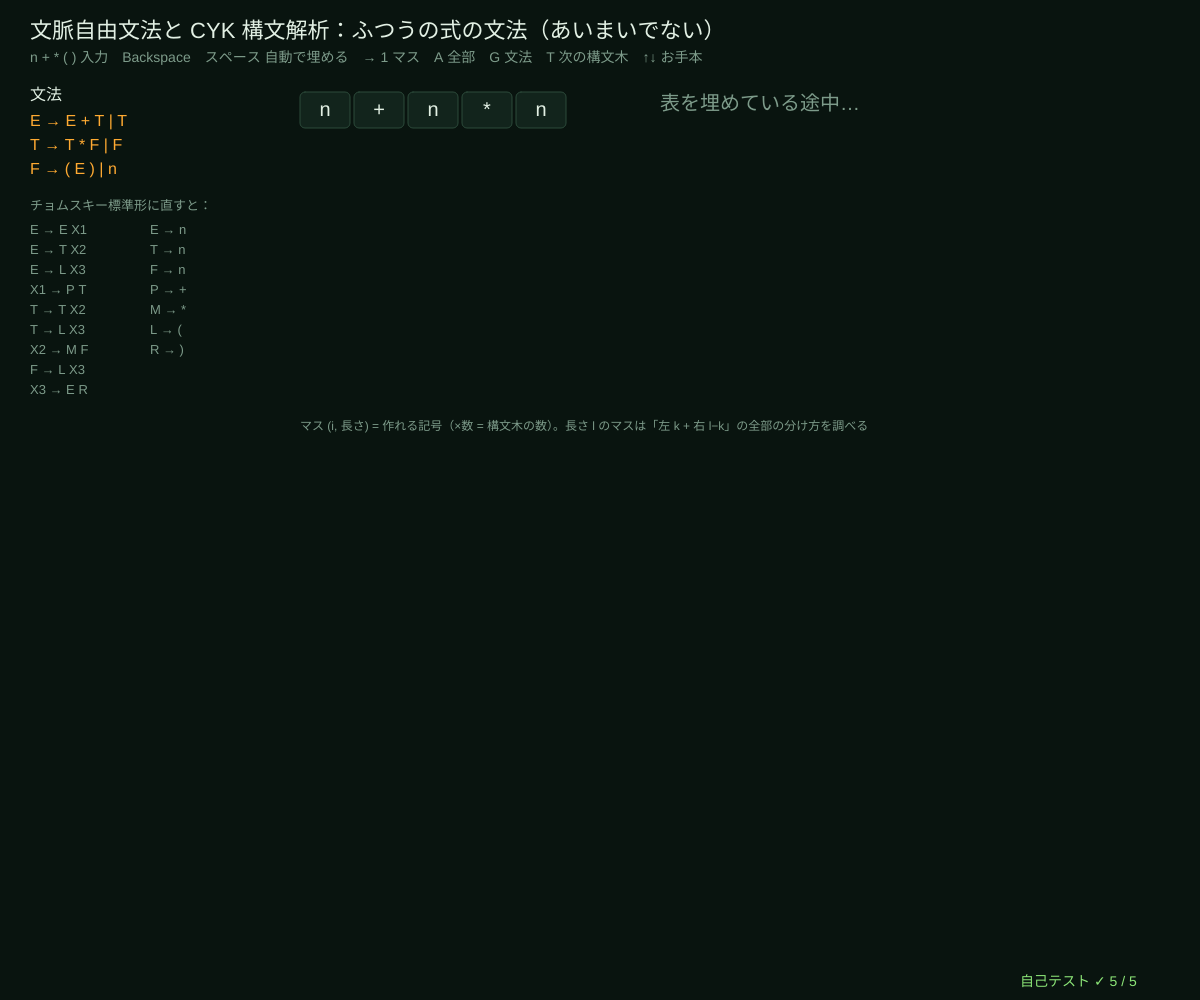
Frame 1 (no input)
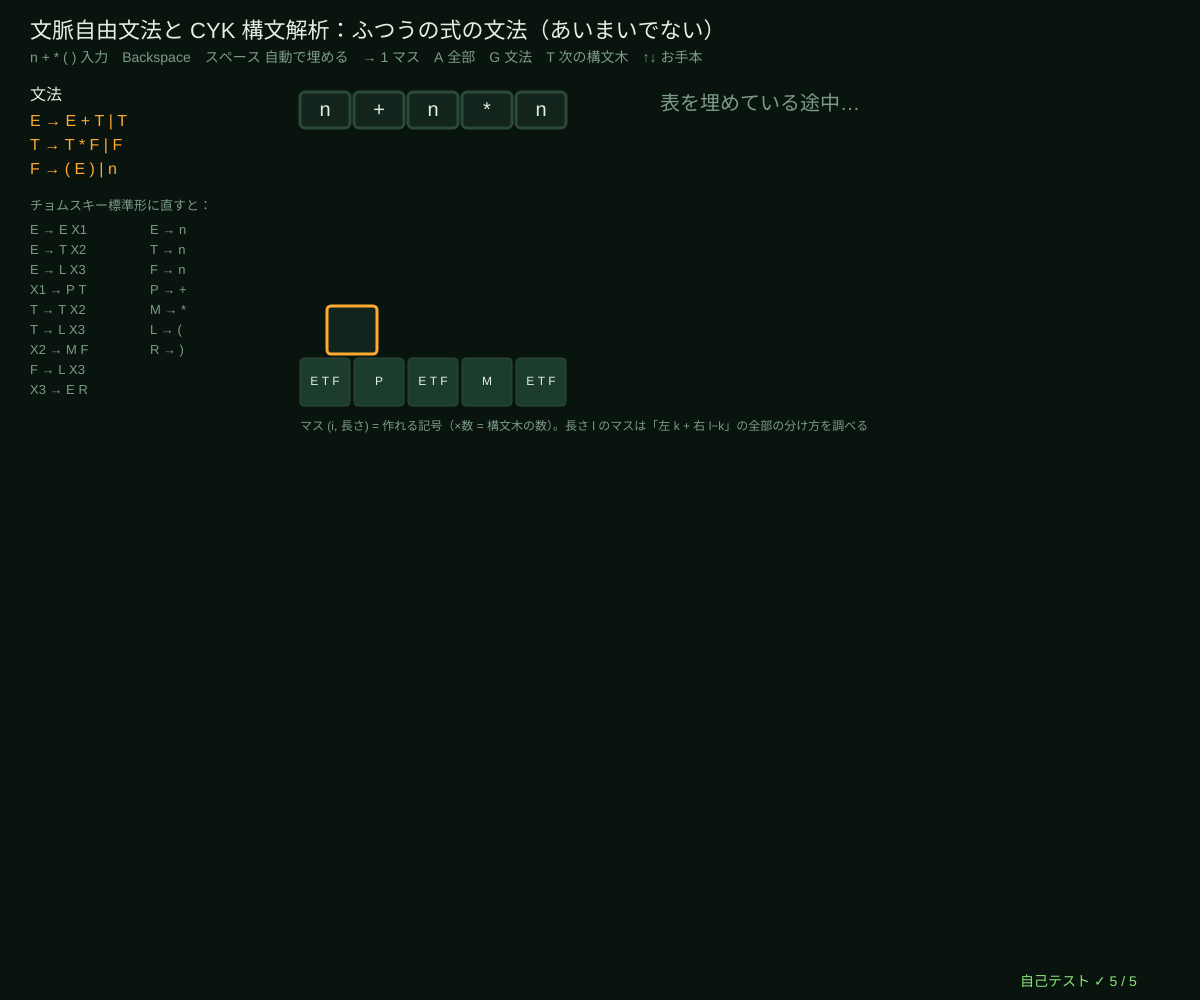
Frame 60 (no input)
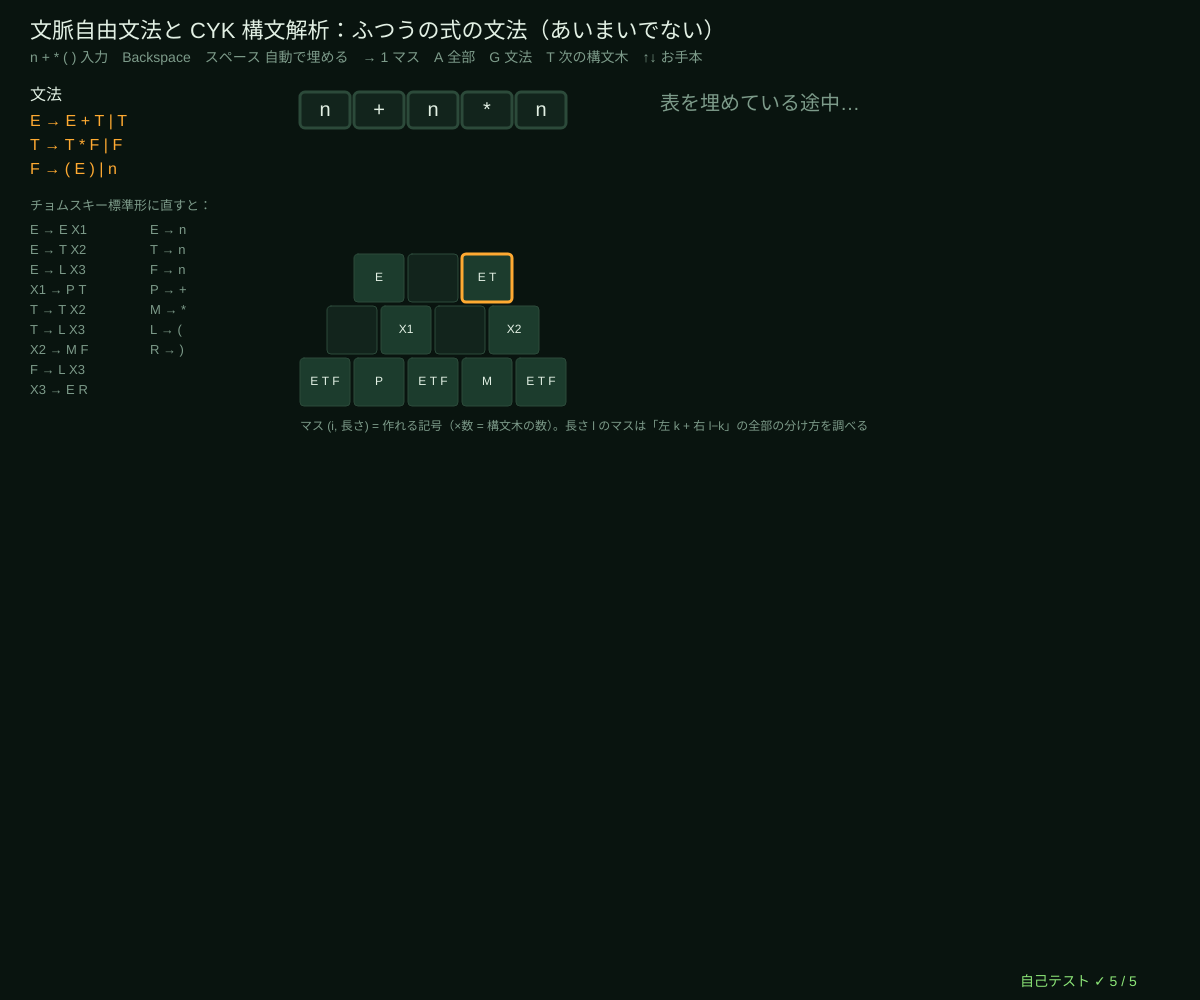
Frame 120 (the mouse pressed at the canvas centre since frame 60)

The p5.js sketch that drew these frames (run headless with seeded random() and noise() and a simulated clock; from frame 60 on, the mouse is pressed at the canvas centre):

// p5.js sketch
// ── sketch.js
// ============================================
// 09 文脈自由文法と CYK 構文解析 ─ 「式 → 式 + 項」のような書きかえ規則（文法）で、かっこの入った式の形を決める
// チョムスキー標準形（右辺が「記号 2 つ」か「文字 1 つ」）に直した文法なら、短い部分から長い部分へ表を埋めていける：
// 表のマス (i, 長さ) = 「i 文字目からその長さの部分を作れる記号」。一番上のマスに E があれば受理（CYK 法）。
// あいまいな文法では、同じ式に構文木が 2 つ以上できる（n+n*n は「(n+n)*n」と「n+(n*n)」）
// n + * ( ) 入力（数字も n）/ Backspace 消す / スペース 自動で埋める / → 1 マス / A 全部 / G 文法を変える / T 次の構文木 / ↑↓ お手本
// ============================================

const GRAMMARS = [
  { name: 'ふつうの式の文法（あいまいでない）', orig: ['E → E + T | T', 'T → T * F | F', 'F → ( E ) | n'],
    bin: [['E', 'E', 'X1'], ['E', 'T', 'X2'], ['E', 'L', 'X3'], ['X1', 'P', 'T'], ['T', 'T', 'X2'], ['T', 'L', 'X3'], ['X2', 'M', 'F'], ['F', 'L', 'X3'], ['X3', 'E', 'R']],
    term: [['E', 'n'], ['T', 'n'], ['F', 'n'], ['P', '+'], ['M', '*'], ['L', '('], ['R', ')']] },
  { name: 'あいまいな文法', orig: ['E → E + E | E * E | ( E ) | n'],
    bin: [['E', 'E', 'Y1'], ['E', 'E', 'Y2'], ['E', 'L', 'X3'], ['Y1', 'P', 'E'], ['Y2', 'M', 'E'], ['X3', 'E', 'R']],
    term: [['E', 'n'], ['P', '+'], ['M', '*'], ['L', '('], ['R', ')']] },
];
const PRESETS = ['n+n*n', '(n+n)*n', 'n*(n+n*n)', 'n+n+n+n', 'n+*n', '((n))'];
let gIdx = 0, word = PRESETS[0], pIdx = 0, table, filled = 0, auto = true, treeIdx = 0, cells = [];

function setup() {
  createCanvas(windowWidth, windowHeight);
  selfTest();
  rerun();
}
function windowResized() { resizeCanvas(windowWidth, windowHeight); }
// ★ CYK：cnt[i][l][A] = 「i 文字目から長さ l の部分」を A から作る構文木の数
function cyk(g, s) {
  let n = s.length, cnt = [];
  for (let i = 0; i < n; i++) { cnt.push([]); for (let l = 0; l <= n - i; l++) cnt[i].push({}); }
  for (let i = 0; i < n; i++) for (let [A, a] of g.term) if (s[i] === a) cnt[i][1][A] = 1;            // 長さ 1：文字の規則
  for (let l = 2; l <= n; l++) for (let i = 0; i + l <= n; i++) for (let k = 1; k < l; k++)            // 長さ l を 左 k + 右 l−k に分ける
    for (let [A, B, C] of g.bin) { let x = cnt[i][k][B], y = cnt[i + k][l - k][C]; if (x && y) cnt[i][l][A] = (cnt[i][l][A] || 0) + x * y; }
  return cnt;
}
function treeOf(g, cnt, A, i, l, t) {   // t 番目の構文木を取り出す
  if (l === 1) return { sym: A, kids: [{ sym: word[i], kids: [] }] };
  for (let k = 1; k < l; k++) for (let [A2, B, C] of g.bin) {
    if (A2 !== A) continue;
    let x = cnt[i][k][B] || 0, y = cnt[i + k][l - k][C] || 0;
    if (t < x * y) return { sym: A, kids: [treeOf(g, cnt, B, i, k, Math.floor(t / y)), treeOf(g, cnt, C, i + k, l - k, t % y)] };
    t -= x * y;
  }
  return { sym: A, kids: [] };
}
function rerun() {
  table = word.length ? cyk(GRAMMARS[gIdx], word) : null;
  cells = []; for (let l = 1; l <= word.length; l++) for (let i = 0; i + l <= word.length; i++) cells.push([i, l]);
  filled = auto ? 0 : cells.length; treeIdx = 0;
}

function draw() {
  background(...BG);
  let g = GRAMMARS[gIdx], n = word.length;
  hudTitle('文脈自由文法と CYK 構文解析：' + g.name, 'n + * ( ) 入力　Backspace　スペース 自動で埋める　→ 1 マス　A 全部　G 文法　T 次の構文木　↑↓ お手本');
  if (auto && frameCount % 10 === 0 && filled < cells.length) filled++;
  // ---- 文法
  noStroke(); textAlign(LEFT, BASELINE); fill(...INK); textSize(16); text('文法', 30, 100);
  fill(...AMBER); textSize(16); g.orig.forEach((r, i) => text(r, 30, 126 + i * 24));
  fill(...DIMC); textSize(13); text('チョムスキー標準形に直すと：', 30, 210);
  g.bin.concat(g.term).forEach((r, i) => text(r[0] + ' → ' + r.slice(1).join(' '), 30 + (i >= 9 ? 120 : 0), 234 + (i % 9) * 20));
  // ---- 入力
  for (let i = 0; i < n; i++) { stroke(...WIRE); fill(...PANEL); rect(300 + i * 54, 92, 50, 36, 5); noStroke(); fill(...INK); textAlign(CENTER, CENTER); textSize(20); text(word[i], 325 + i * 54, 110); }
  if (!n) return;
  // ---- CYK の表（下の段 = 長さ 1、上へ行くほど長い）
  let cw = 54, ch = Math.min(52, (height - 260) / n), bx = 300, by = 150 + n * ch;
  for (let c = 0; c < Math.min(filled, cells.length); c++) {
    let [i, l] = cells[c], x = bx + i * cw + (l - 1) * cw / 2, y = by - l * ch, m = table[i][l], ks = Object.keys(m), last = c === filled - 1 && filled < cells.length;
    stroke(...(last ? AMBER : WIRE)); strokeWeight(last ? 3 : 1); fill(...(ks.length ? [28, 60, 45] : PANEL)); rect(x, y, cw - 4, ch - 4, 4);
    noStroke(); fill(...(m['E'] && l === n ? LIME : INK)); textAlign(CENTER, CENTER); textSize(Math.min(12, ch * 0.3));
    let labs = ks.map((k) => k + (m[k] > 1 ? '×' + m[k] : ''));
    text(labs.slice(0, 3).join(' ') + (labs.length > 3 ? '\n' + labs.slice(3).join(' ') : ''), x + cw / 2 - 2, y + ch / 2 - 2);
  }
  noStroke(); fill(...DIMC); textSize(12); textAlign(LEFT, BASELINE);
  text('マス (i, 長さ) = 作れる記号（×数 = 構文木の数）。長さ l のマスは「左 k + 右 l−k」の全部の分け方を調べる', bx, by + 20);
  // ---- 結果と構文木
  let done = filled >= cells.length, top = table[0][n]['E'] || 0, px = Math.max(bx + n * cw + 30, width * 0.55);
  textSize(20); fill(...(done ? (top ? LIME : ROSE) : DIMC));
  text(done ? (top ? '受理：構文木 ' + top + ' 個' + (top > 1 ? '（あいまい！ T で次の木）' : '') : '不受理：一番上のマスに E がない') : '表を埋めている途中…', px, 110);
  if (done && top) {
    let tr = treeOf(g, table, 'E', 0, n, treeIdx % top);
    fill(...DIMC); textSize(14); text('構文木 ' + (treeIdx % top + 1) + ' / ' + top + '：' + bracketed(tr), px, 140);
    drawTreeAt(tr, px, 170, width - px - 30, height - 240);
  }
  drawSelfTest(width - 180, height - 14);
}
function bracketed(t, inner) {         // 構文木 → 計算のまとまりを [ ] で示した式（一番外は省く）
  if (!t.kids.length) return t.sym;
  let s = t.kids.map((k) => bracketed(k, true)).join('');
  return inner && (t.sym === 'E' || t.sym === 'T') && t.kids.length === 2 && s[0] !== '(' ? '[' + s + ']' : s;
}
function drawTreeAt(t, x, y, w, h) {
  let leaves = (u) => (u.kids.length ? u.kids.reduce((a, k) => a + leaves(k), 0) : 1), depth = (u) => (u.kids.length ? 1 + Math.max(...u.kids.map(depth)) : 1);
  let lw = w / leaves(t), dy = Math.min(50, h / depth(t));
  function rec(u, x0, lvl) {
    let cx = x0 + (leaves(u) * lw) / 2, cy = y + lvl * dy + 14, off = x0;
    for (let k of u.kids) { stroke(...WIRE); strokeWeight(1.5); line(cx, cy, off + (leaves(k) * lw) / 2, y + (lvl + 1) * dy + 14); rec(k, off, lvl + 1); off += leaves(k) * lw; }
    noStroke(); fill(...(u.kids.length ? (u.sym === 'E' ? AMBER : CYAN) : INK)); circle(cx, cy, 26);
    fill(10, 20, 15); textAlign(CENTER, CENTER); textSize(12); text(u.sym, cx, cy + 1);
  }
  rec(t, x, 0);
}

function keyPressed() {
  let c = /[0-9]/.test(key) ? 'n' : key;
  if (key.length === 1 && 'n+*()'.indexOf(c) >= 0) { word = typeInto(word, c, 'n+*()', 12); rerun(); return false; }
  if (key === 'Backspace') { word = word.slice(0, -1); rerun(); }
  if (key === ' ') { auto = !auto; if (auto && filled >= cells.length) filled = 0; }
  if (key === RIGHT_ARROW) { auto = false; filled = Math.min(cells.length, filled + 1); }
  if (key === 'a' || key === 'A') filled = cells.length;
  if (key === 'g' || key === 'G') { gIdx = (gIdx + 1) % GRAMMARS.length; rerun(); }
  if (key === 't' || key === 'T') treeIdx++;
  if (key === UP_ARROW || key === DOWN_ARROW) { pIdx = (pIdx + (key === UP_ARROW ? PRESETS.length - 1 : 1)) % PRESETS.length; word = PRESETS[pIdx]; rerun(); }
  return false;
}

// ---- 自己テスト
function derivedStrings(g, maxLen) {    // 総当たり：一番左の記号から書きかえ続けて、長さ maxLen までの文字列を全部作る
  let nts = new Set(g.bin.map((r) => r[0]).concat(g.term.map((r) => r[0]))), out = new Set(), seen = new Set(), todo = [['E']];
  while (todo.length) {
    let f = todo.pop(), k = f.findIndex((x) => nts.has(x));
    if (k < 0) { out.add(f.join('')); continue; }
    for (let r of g.bin) if (r[0] === f[k] && f.length + 1 <= maxLen) { let nf = f.slice(0, k).concat([r[1], r[2]], f.slice(k + 1)), key2 = nf.join(' '); if (!seen.has(key2)) { seen.add(key2); todo.push(nf); } }
    for (let r of g.term) if (r[0] === f[k]) { let nf = f.slice(0, k).concat([r[1]], f.slice(k + 1)), key2 = nf.join(' '); if (!seen.has(key2)) { seen.add(key2); todo.push(nf); } }
  }
  return out;
}
function cykAcceptsAll(g, maxLen) {     // 長さ maxLen までの全部の文字列（5 文字の組み合わせ）を CYK で。1 文字足すごとに表の右の列だけ計算
  let nts = [...new Set(g.bin.map((r) => r[0]).concat(g.term.map((r) => r[0])))], id = (x) => nts.indexOf(x), E = 1 << id('E');
  let rules = g.bin.map((r) => [1 << id(r[0]), 1 << id(r[1]), 1 << id(r[2])]), al = 'n+*()', tm = [...al].map((c) => g.term.filter((r) => r[1] === c).reduce((m, r) => m | (1 << id(r[0])), 0));
  let T = []; for (let i = 0; i < maxLen; i++) T.push(new Int32Array(maxLen)); let acc = [], s = [];
  function dfs(j) {
    for (let a = 0; a < 5; a++) {
      s[j] = al[a]; T[j][j] = tm[a];
      for (let i = j - 1; i >= 0; i--) { let m = 0; for (let k = i; k < j; k++) { let L = T[i][k], R = T[k + 1][j]; if (L && R) for (let [A, B, C] of rules) if (L & B && R & C) m |= A; } T[i][j] = m; }
      if (T[0][j] & E) acc.push(s.slice(0, j + 1).join(''));
      if (j + 1 < maxLen) dfs(j + 1);
    }
  }
  dfs(0); return acc;
}
function selfTest() {
  selfTestResults = [];
  let D = derivedStrings(GRAMMARS[0], 7), A = cykAcceptsAll(GRAMMARS[0], 7);
  check('ふつうの文法：長さ 7 までの全部の文字列（97655 個）で、CYK が受理 = 書きかえの総当たりで作れる（' + D.size + ' 個）', A.length === D.size && A.every((s) => D.has(s)));
  let D2 = derivedStrings(GRAMMARS[1], 7), A2 = cykAcceptsAll(GRAMMARS[1], 7);
  check('あいまいな文法でも同じ（' + D2.size + ' 個）、しかも 2 つの文法は同じ言語', A2.length === D2.size && A2.every((s) => D2.has(s)) && D2.size === D.size && [...D2].every((s) => D.has(s)));
  check('ふつうの文法では受理される式の構文木はいつも 1 個', [...D].every((s) => cyk(GRAMMARS[0], s)[0][s.length]['E'] === 1));
  let c1 = cyk(GRAMMARS[1], 'n+n*n')[0][5]['E'], c2 = cyk(GRAMMARS[1], 'n+n+n+n')[0][7]['E'], c3 = cyk(GRAMMARS[1], 'n+n+n+n+n')[0][9]['E'];
  check('あいまいな文法の構文木の数：n+n*n → ' + c1 + '、n+n+n+n → ' + c2 + '、5 項 → ' + c3 + '（カタラン数 2, 5, 14）', c1 === 2 && c2 === 5 && c3 === 14);
  check('n+*n、(n、n) は不受理', ['n+*n', '(n', 'n)'].every((s) => !(cyk(GRAMMARS[0], s)[0][s.length]['E'])));
  reportSelfTest();
}

// ---------- やってみよう ----------
// 1. G であいまいな文法にして n+n*n。2 つの木の「どちらが先に計算されるか」をくらべよう。ふつうの文法ではなぜ 1 つ？
// 2. n+n+n+n+n の木はいくつ？ 項を増やすと 1, 2, 5, 14, 42 …（カタラン数）
// 3. 引き算 - を足すには？ 元の文法に E → E - T を足し、標準形の規則を 2 つ足そう（P2 → - と X4 → P2 T）
// 4. 文法の書きかえで図形を作るのが L システム（シリーズ 2 の 03）。こちらは「書きかえで文字列の形を判定する」側
// 5. CYK の手間は 文字数³ × 規則の数。長い式で表を埋める時間がどう増えるか、数えてみよう

// ==================================================
// ここから下は「オートマトンの道具」（中身は読まなくても OK。消さないでね）
// ==================================================
// ---- 色と小さな道具
const BG = [9, 20, 15];                 // 背景（回路基板の黒緑）
const INK = [226, 240, 228];            // 文字（蛍光の白）
const AMBER = [255, 170, 50], CYAN = [70, 215, 230], LIME = [140, 230, 120], ROSE = [255, 100, 120], VIOLET = [185, 150, 255];
const DIMC = [125, 155, 138], PANEL = [18, 36, 28], WIRE = [44, 74, 58];
function clampv(v, a, b) { return v < a ? a : v > b ? b : v !== v ? a : v; }     // NaN なら a に戻す
function fmtN(v, d) { if (typeof v !== 'number' || v !== v) return '?'; return v.toFixed(d === undefined ? 2 : d); }
function hudTitle(t, sub) {              // 左上のタイトルと操作の説明
  noStroke(); fill(...INK); textSize(22); textAlign(LEFT, BASELINE); text(t, 30, 38);
  fill(...DIMC); textSize(14); textLeading(19); text(sub, 30, 62);
}
function typeInto(s, ch, allowed, maxLen) {   // 文字の入力：allowed に入っている 1 文字だけ足す（長さの上限つき）
  if (typeof ch !== 'string' || ch.length !== 1 || allowed.indexOf(ch) < 0) return s;
  return s.length < (maxLen || 40) ? s + ch : s;
}
// ---- 種つきの乱数（同じ種なら毎回同じ列 → 実験をくり返せる）
let rngState = 1;
function seedRng(s) { rngState = (s >>> 0) || 1; }
function rnd() {                       // 0〜1 の一様乱数（mulberry32）
  rngState = (rngState + 0x6d2b79f5) >>> 0;
  let t = rngState;
  t = Math.imul(t ^ (t >>> 15), t | 1);
  t ^= t + Math.imul(t ^ (t >>> 7), t | 61);
  return ((t ^ (t >>> 14)) >>> 0) / 4294967296;
}
function rndInt(a, b) { return a + Math.floor(rnd() * (b - a + 1)); }
function rndPick(arr) { return arr[Math.floor(rnd() * arr.length)]; }
function rndString(alpha, len) { let s = ''; for (let i = 0; i < len; i++) s += alpha[Math.floor(rnd() * alpha.length)]; return s; }
// ---- 自己テストの道具
let selfTestResults = [];
function check(name, cond) { selfTestResults.push({ name, ok: !!cond }); }
function reportSelfTest() { for (let r of selfTestResults) (r.ok ? console.log : console.error)((r.ok ? '✓ ' : '✗ ') + r.name); }
function selfTestLine() { let n = selfTestResults.filter((r) => r.ok).length; return '自己テスト ' + (n === selfTestResults.length ? '✓ ' : '✗ ') + n + ' / ' + selfTestResults.length; }
function drawSelfTest(x, y) { noStroke(); fill(...(selfTestResults.every((r) => r.ok) ? LIME : ROSE)); textSize(14); textAlign(LEFT, BASELINE); text(selfTestLine(), x, y); }
